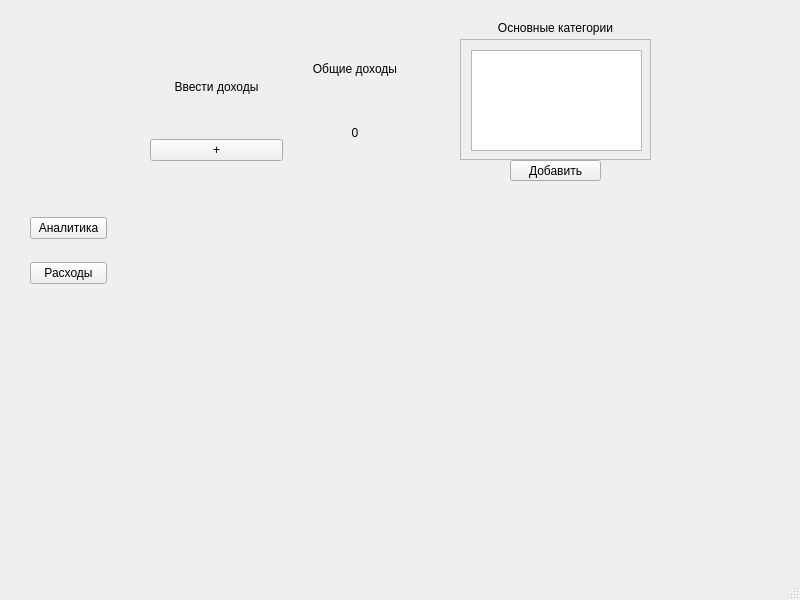
<?xml version="1.0" encoding="UTF-8"?>
<ui version="4.0">
 <class>Income</class>
 <widget class="QMainWindow" name="Income">
  <property name="geometry">
   <rect>
    <x>0</x>
    <y>0</y>
    <width>800</width>
    <height>600</height>
   </rect>
  </property>
  <property name="windowTitle">
   <string>MainWindow</string>
  </property>
  <widget class="QWidget" name="centralwidget">
   <widget class="QScrollArea" name="scrollArea">
    <property name="geometry">
     <rect>
      <x>460</x>
      <y>39</y>
      <width>191</width>
      <height>121</height>
     </rect>
    </property>
    <property name="widgetResizable">
     <bool>true</bool>
    </property>
    <widget class="QWidget" name="scrollAreaWidgetContents">
     <property name="geometry">
      <rect>
       <x>0</x>
       <y>0</y>
       <width>189</width>
       <height>119</height>
      </rect>
     </property>
     <widget class="QListView" name="listView">
      <property name="geometry">
       <rect>
        <x>10</x>
        <y>10</y>
        <width>171</width>
        <height>101</height>
       </rect>
      </property>
     </widget>
    </widget>
   </widget>
   <widget class="QWidget" name="layoutWidget">
    <property name="geometry">
     <rect>
      <x>30</x>
      <y>200</y>
      <width>77</width>
      <height>101</height>
     </rect>
    </property>
    <layout class="QVBoxLayout" name="verticalLayout">
     <item>
      <widget class="QPushButton" name="pushButton_3">
       <property name="text">
        <string>Аналитика</string>
       </property>
      </widget>
     </item>
     <item>
      <widget class="QPushButton" name="pushButton_4">
       <property name="text">
        <string>Расходы</string>
       </property>
      </widget>
     </item>
    </layout>
   </widget>
   <widget class="QWidget" name="layoutWidget_2">
    <property name="geometry">
     <rect>
      <x>150</x>
      <y>40</y>
      <width>271</width>
      <height>121</height>
     </rect>
    </property>
    <layout class="QHBoxLayout" name="horizontalLayout">
     <item>
      <layout class="QVBoxLayout" name="verticalLayout_3">
       <item>
        <widget class="QLabel" name="label_2">
         <property name="text">
          <string>Ввести доходы</string>
         </property>
         <property name="alignment">
          <set>Qt::AlignCenter</set>
         </property>
        </widget>
       </item>
       <item>
        <widget class="QPushButton" name="pushButton">
         <property name="text">
          <string>+</string>
         </property>
        </widget>
       </item>
      </layout>
     </item>
     <item>
      <layout class="QVBoxLayout" name="verticalLayout_2">
       <item>
        <widget class="QLabel" name="label_3">
         <property name="text">
          <string>Общие доходы</string>
         </property>
         <property name="alignment">
          <set>Qt::AlignCenter</set>
         </property>
        </widget>
       </item>
       <item>
        <widget class="QLabel" name="label_4">
         <property name="text">
          <string>0</string>
         </property>
         <property name="alignment">
          <set>Qt::AlignCenter</set>
         </property>
        </widget>
       </item>
      </layout>
     </item>
    </layout>
   </widget>
   <widget class="QLabel" name="label_5">
    <property name="geometry">
     <rect>
      <x>460</x>
      <y>20</y>
      <width>191</width>
      <height>16</height>
     </rect>
    </property>
    <property name="text">
     <string>Основные категории</string>
    </property>
    <property name="alignment">
     <set>Qt::AlignCenter</set>
    </property>
   </widget>
   <widget class="QPushButton" name="pushButton_2">
    <property name="geometry">
     <rect>
      <x>510</x>
      <y>160</y>
      <width>91</width>
      <height>21</height>
     </rect>
    </property>
    <property name="text">
     <string>Добавить</string>
    </property>
   </widget>
  </widget>
  <widget class="QMenuBar" name="menubar">
   <property name="geometry">
    <rect>
     <x>0</x>
     <y>0</y>
     <width>800</width>
     <height>21</height>
    </rect>
   </property>
  </widget>
  <widget class="QStatusBar" name="statusbar"/>
 </widget>
 <resources/>
 <connections/>
</ui>
